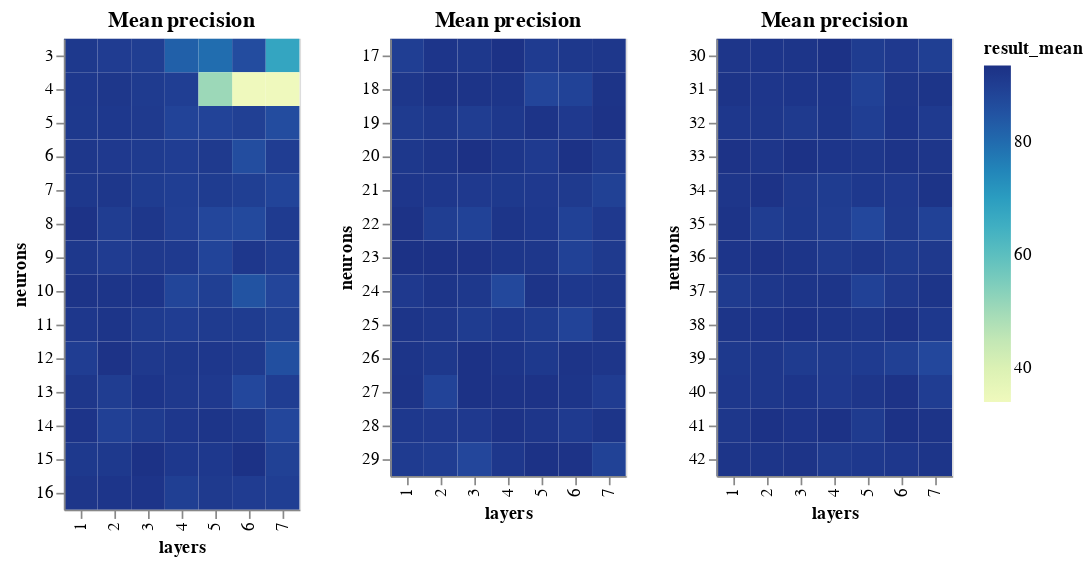

This figure's notebook cell:
### Code cell
import altair as alt


def heatmap(title, source, tooltip="props", **kwargs):
    if tooltip == "props":
        tooltip = source.columns.to_list()

    return (
        alt.Chart(source)
        .mark_rect()
        .encode(tooltip=tooltip, **kwargs)
        .properties(title=title)
        .interactive()
    )


def binify(dataframe, param, bins):
    return [dataframe[dataframe[param].isin(bin)] for bin in bins]


def binified_heatmap(title, source, param, bins, tooltip="props", **kwargs):
    return alt.hconcat(
        *(
            heatmap(title, source[source[param].isin(bin)], tooltip=tooltip, **kwargs)
            for bin in bins
        )
    )


neurons_result_encoding = {"x": "layers:O", "y": "neurons:O", "color": "result_mean:Q"}
neurons_result_tooltip = ["result_mean", "result_std", "neurons", "layers"]
NEURON_BINS = np.array_split(NEURONS_RANGE, NEURONS_RANGE.max() // NEURON_BIN_SIZE + 1)


def binified_neurons_heatmap(title, neurons_df):
    return binified_heatmap(
        title,
        neurons_df,
        param="neurons",
        bins=NEURON_BINS,
        tooltip=neurons_result_tooltip,
        **neurons_result_encoding
    )


binified_neurons_heatmap("Mean precision", neurons_result_df)
